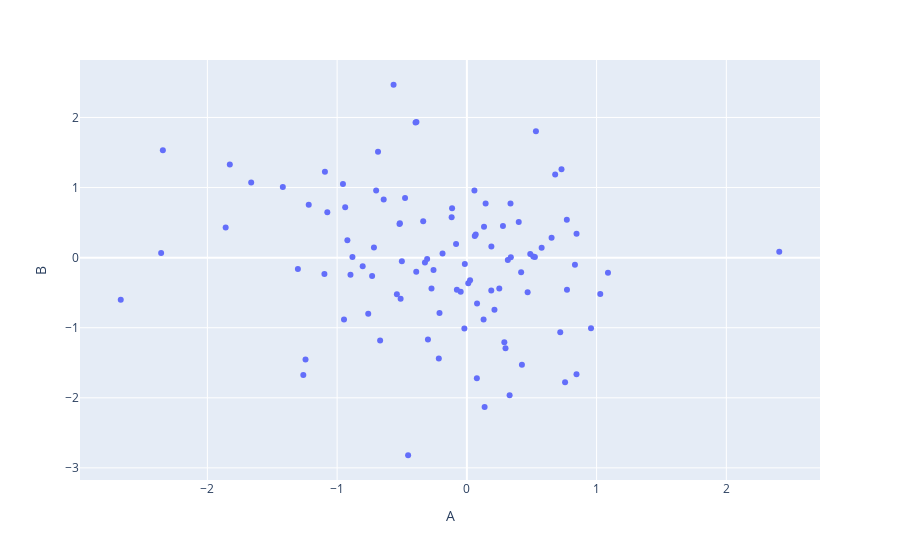

The cell this chart's notebook holds for it:
### Code cell
my_dataFrame_1.plot(kind = 'scatter', x = 'A', y = 'B', s = 20) #.update_traces(marker=dict(size = 20))

## mode = 'markers'  #<- Does not work here as a parameter. For scatter plot, now Plotly automatically shows the data as dots/markers
